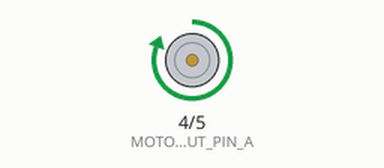
Bench run of a sketch on a simulated Arduino Uno, built with avr-gcc and run on an emulated ATmega328P. Parts: motor-driver pin pairs drawn as motors (green arrow = first pin HIGH = forward, orange = second pin HIGH = backward, longer = more drive, scaled by the enable pin). What the sketch prints to the serial monitor is not drawn.

Above: at 0.1 s.
At 5.1 s:
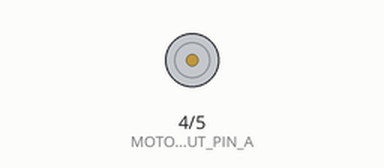
At 34.8 s:
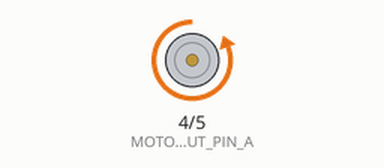
Timing chart, 0 to 40.0 s (numbered marks = the images above):
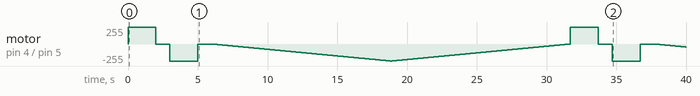

Measured:
- by itself, motor on pin 4 (MOTOR_INPUT_PIN_A) / pin 5 (MOTOR_INPUT_PIN_B): stopped → forward 255/255 at 0.00 s, → stopped 2.0 s later, → backward 255/255 1.0 s later, → stopped 2.0 s later, … (563 changes in this stretch)

The sketch:

Motor_driver_Enable.ino
```cpp
//Assignment : Experimentation with PWM controlled N20 DC MOTOR using Arduino UNO
//Author : BHANWARLAL PRAJAPAT
//Date : 27 June 2023
#define MOTOR_INPUT_PIN_A 4
#define MOTOR_INPUT_PIN_B 5
#define MOTOR_ENABLE_PIN 3
void setup() {
  Serial.begin(9600);
  pinMode(MOTOR_INPUT_PIN_A, OUTPUT);
  pinMode(MOTOR_INPUT_PIN_B, OUTPUT);
  pinMode(MOTOR_ENABLE_PIN, OUTPUT);
}
void RotateMotor() {
  //Turn Motor in ACW direction
  digitalWrite(MOTOR_INPUT_PIN_A, HIGH);
  digitalWrite(MOTOR_INPUT_PIN_B, LOW);
  analogWrite(MOTOR_ENABLE_PIN, 255);
  delay(2000);

  //Stop rotaion of Motor
  digitalWrite(MOTOR_INPUT_PIN_A, LOW);
  digitalWrite(MOTOR_INPUT_PIN_B, LOW);
  analogWrite(MOTOR_ENABLE_PIN, LOW);
  delay(1000);

  //Turn Motor in CW direction
  digitalWrite(MOTOR_INPUT_PIN_A, LOW);
  digitalWrite(MOTOR_INPUT_PIN_B, HIGH);
  analogWrite(MOTOR_ENABLE_PIN, 255);
  delay(2000);

  //Stop rotaion of Motor
  digitalWrite(MOTOR_INPUT_PIN_A, LOW);
  digitalWrite(MOTOR_INPUT_PIN_B, LOW);
  analogWrite(MOTOR_ENABLE_PIN, LOW);
  delay(1000);
}
void SpeedMotor() {
  //stop Rotation of Motor for 10 ms
  digitalWrite(MOTOR_INPUT_PIN_A, LOW);
  digitalWrite(MOTOR_INPUT_PIN_B, LOW);
  delay(10);

  //Turn Motor in CW direction
  digitalWrite(MOTOR_INPUT_PIN_A, LOW);
  digitalWrite(MOTOR_INPUT_PIN_B, HIGH);

  // Acceleration of Motor Rotation
  for (int i = 0; i < 256; i++) {
    analogWrite(MOTOR_ENABLE_PIN, i);
    Serial.print("Speed " + String(i));
    delay(50);
  }

  // Decelaration  of Motor Rotation
  for (int i = 255; i >= 0; i--) {
    analogWrite(MOTOR_ENABLE_PIN, i);
    Serial.print("Speed " + String(i));
    delay(50);
  }
}
void loop() {
  RotateMotor();
  SpeedMotor();
}
```
